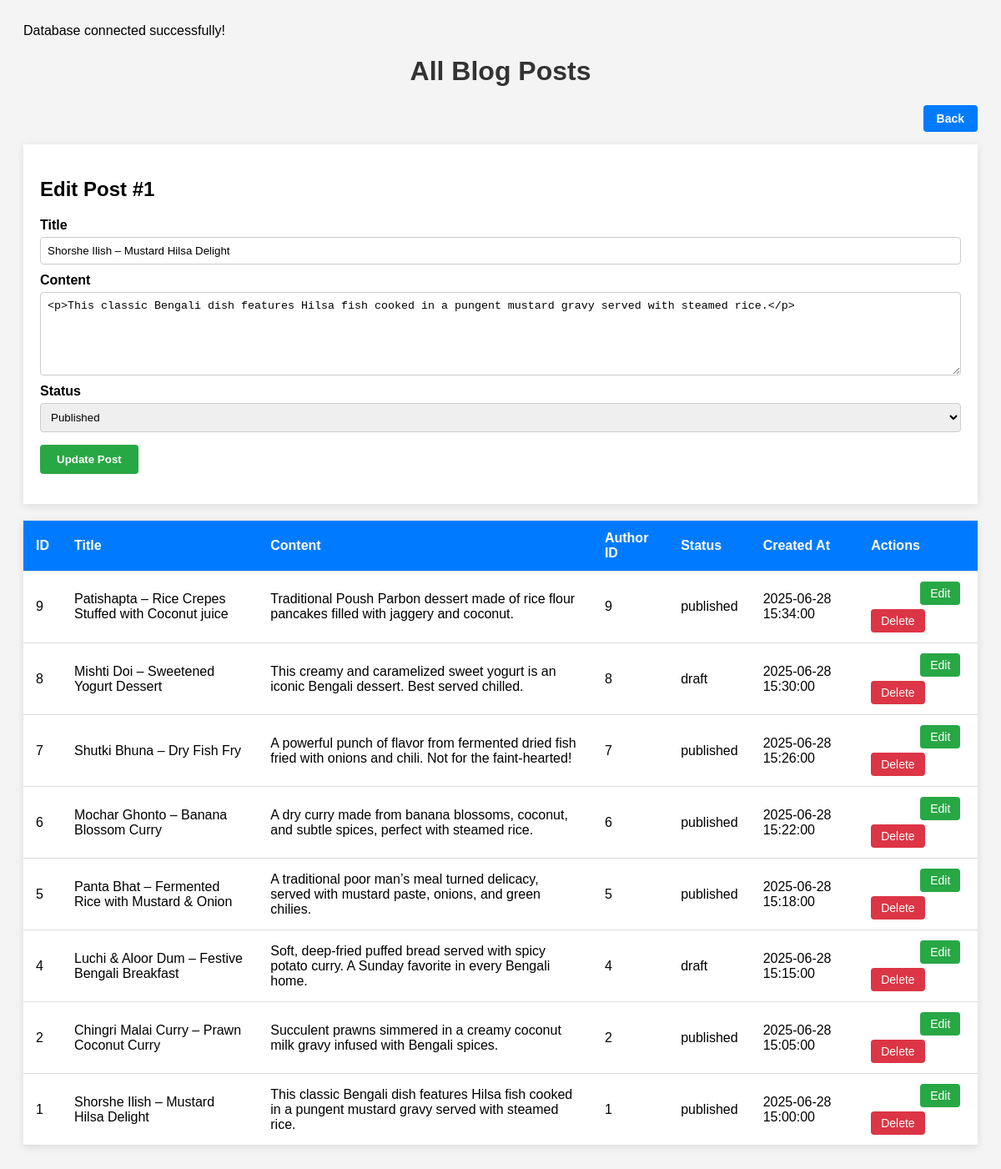
Screenshot of /view/dashboard/see_post.php?edit_post=1 (signed in) with the database file from the repository.
### tables this page shows
CREATE TABLE `posts` (
  `post_id` int(11) NOT NULL,
  `title` varchar(255) NOT NULL,
  `content` longtext NOT NULL,
  `author_id` int(11) NOT NULL,
  `status` enum('draft','published') DEFAULT 'draft',
  `created_at` datetime DEFAULT current_timestamp()
);

### view/dashboard/see_post.php (the view, shortened to what this page needs)
<?php
include "../../model/database.php";
$sql = "SELECT * FROM posts ORDER BY created_at DESC";
$result = $conn->query($sql);
$editing = false;
$edit_post = null;
if (isset($_GET['edit_post'])) {
    $editing = true;
    $edit_post_id = (int) $_GET['edit_post'];
    $stmt = $conn->prepare("SELECT * FROM posts WHERE post_id = ?");
    $stmt->bind_param("i", $edit_post_id);
    $stmt->execute();
    $res = $stmt->get_result();
    $edit_post = $res->fetch_assoc();
}
?>
<!DOCTYPE html>
<html lang="en">
<head>
</head>
<body>
    <h1>All Blog Posts</h1>
    <div class="top-bar">
        <a href="post.php" class="home-btn">Back</a>
    </div>
    <?php if ($editing && $edit_post): ?>
        <div class="edit-form">
            <h2>Edit Post #<?= $edit_post['post_id'] ?></h2>
            <form method="POST" action="see_post.php">
                <label for="title">Title</label>
                <input type="text" id="title" name="title" required value="<?= htmlspecialchars($edit_post['title']) ?>">
                <label for="content">Content</label>
                <textarea id="content" name="content" required><?= htmlspecialchars($edit_post['content']) ?></textarea>
                <label for="status">Status</label>
                <select id="status" name="status" required>
                    <option value="published" <?= $edit_post['status'] === 'published' ? 'selected' : '' ?>>Published</option>
                </select>
                <input type="submit" value="Update Post">
            </form>
        </div>
    <?php endif; ?>
    <?php if ($result->num_rows > 0): ?>
        <table>
            <tr>
                <th>ID</th>
                <th>Title</th>
                <th>Content</th>
                <th>Author ID</th>
                <th>Status</th>
                <th>Created At</th>
                <th>Actions</th>
            </tr>
            <?php while ($row = $result->fetch_assoc()): ?>
                <tr>
                    <td><?= htmlspecialchars($row['post_id']) ?></td>
                    <td><?= htmlspecialchars($row['title']) ?></td>
                    <td><?= $row['content'] ?></td>
                    <td><?= htmlspecialchars($row['author_id']) ?></td>
                    <td><?= htmlspecialchars($row['status']) ?></td>
                    <td><?= htmlspecialchars($row['created_at']) ?></td>
                    <td class="actions">
                    <a class="view" href="view_post.php?post_id=<?= $row['post_id'] ?>">View</a>
                        <a class="edit" href="?edit_post=<?= $row['post_id'] ?>">Edit</a>
                        <a class="delete" href="?post_id=<?= $row['post_id'] ?>&author_id=<?= $row['author_id'] ?>"
                            onclick="return confirm('Are you sure?')">Delete</a>
                    </td>
                </tr>
            <?php endwhile; ?>
        </table>
    <?php else: ?>
        <p>No posts found.</p>
    <?php endif; ?>
</body>
</html>

### view/dashboard/see_post.php (style rules this page uses)
body { font-family: Arial, sans-serif; background: #f4f4f4; padding: 20px; }
h1 { text-align: center; color: #333; }
.top-bar { width: 100%; display: flex; justify-content: flex-end; margin-bottom: 15px; }
.home-btn { background-color: #007BFF; color: white; padding: 8px 16px; border-radius: 4px; text-decoration: none; font-weight: bold; font-size: 14px; transition: background-color 0.3s ease; }
table { width: 100%; border-collapse: collapse; background: white; box-shadow: 0 2px 10px rgba(0, 0, 0, 0.1); margin-top: 20px; }
th, td { padding: 12px 15px; text-align: left; border-bottom: 1px solid #ddd; }
th { background-color: #007BFF; color: white; }
.actions { display: flex; flex-wrap: wrap; gap: 5px; }
.actions a { text-decoration: none; padding: 6px 12px; border-radius: 4px; color: white; font-size: 14px; display: inline-block; }
.edit { background-color: #28a745; }
.delete { background-color: #dc3545; }
.edit-form { background: white; padding: 20px; margin-bottom: 20px; box-shadow: 0 2px 10px rgba(0, 0, 0, 0.1); }
.edit-form label { display: block; margin: 10px 0 5px; font-weight: bold; }
.edit-form input[type="text"], .edit-form textarea, .edit-form select { width: 100%; padding: 8px; border-radius: 4px; border: 1px solid #ccc; box-sizing: border-box; }
.edit-form textarea { resize: vertical; min-height: 100px; }
.edit-form input[type="submit"] { background-color: #28a745; color: white; padding: 10px 20px; margin-top: 15px; border: none; border-radius: 4px; cursor: pointer; font-weight: bold; }

### rows the page displays
posts: post_id "1", title "Shorshe Ilish – Mustard Hilsa Delight", content "<p>This classic Bengali dish features Hilsa fish cooked in a pungent mustard gravy served with steamed rice.</p>", status "Published", content "This classic Bengali dish features Hilsa fish cooked in a pungent mustard gravy served with steamed rice.", author "1", status "published", created_at "2025-06-28 15:00:00"
posts: post_id "9", title "Patishapta – Rice Crepes Stuffed with Coconut juice", content "Traditional Poush Parbon dessert made of rice flour pancakes filled with jaggery and coconut.", author "9", status "published", created_at "2025-06-28 15:34:00"
posts: post_id "8", title "Mishti Doi – Sweetened Yogurt Dessert", content "This creamy and caramelized sweet yogurt is an iconic Bengali dessert. Best served chilled.", author "8", status "draft", created_at "2025-06-28 15:30:00"
posts: post_id "7", title "Shutki Bhuna – Dry Fish Fry", content "A powerful punch of flavor from fermented dried fish fried with onions and chili. Not for the faint-hearted!", author "7", status "published", created_at "2025-06-28 15:26:00"
posts: post_id "6", title "Mochar Ghonto – Banana Blossom Curry", content "A dry curry made from banana blossoms, coconut, and subtle spices, perfect with steamed rice.", author "6", status "published", created_at "2025-06-28 15:22:00"
posts: post_id "5", title "Panta Bhat – Fermented Rice with Mustard & Onion", content "A traditional poor man’s meal turned delicacy, served with mustard paste, onions, and green chilies.", author "5", status "published", created_at "2025-06-28 15:18:00"
posts: post_id "4", title "Luchi & Aloor Dum – Festive Bengali Breakfast", content "Soft, deep-fried puffed bread served with spicy potato curry. A Sunday favorite in every Bengali home.", author "4", status "draft", created_at "2025-06-28 15:15:00"
posts: post_id "2", title "Chingri Malai Curry – Prawn Coconut Curry", content "Succulent prawns simmered in a creamy coconut milk gravy infused with Bengali spices.", author "2", status "published", created_at "2025-06-28 15:05:00"
